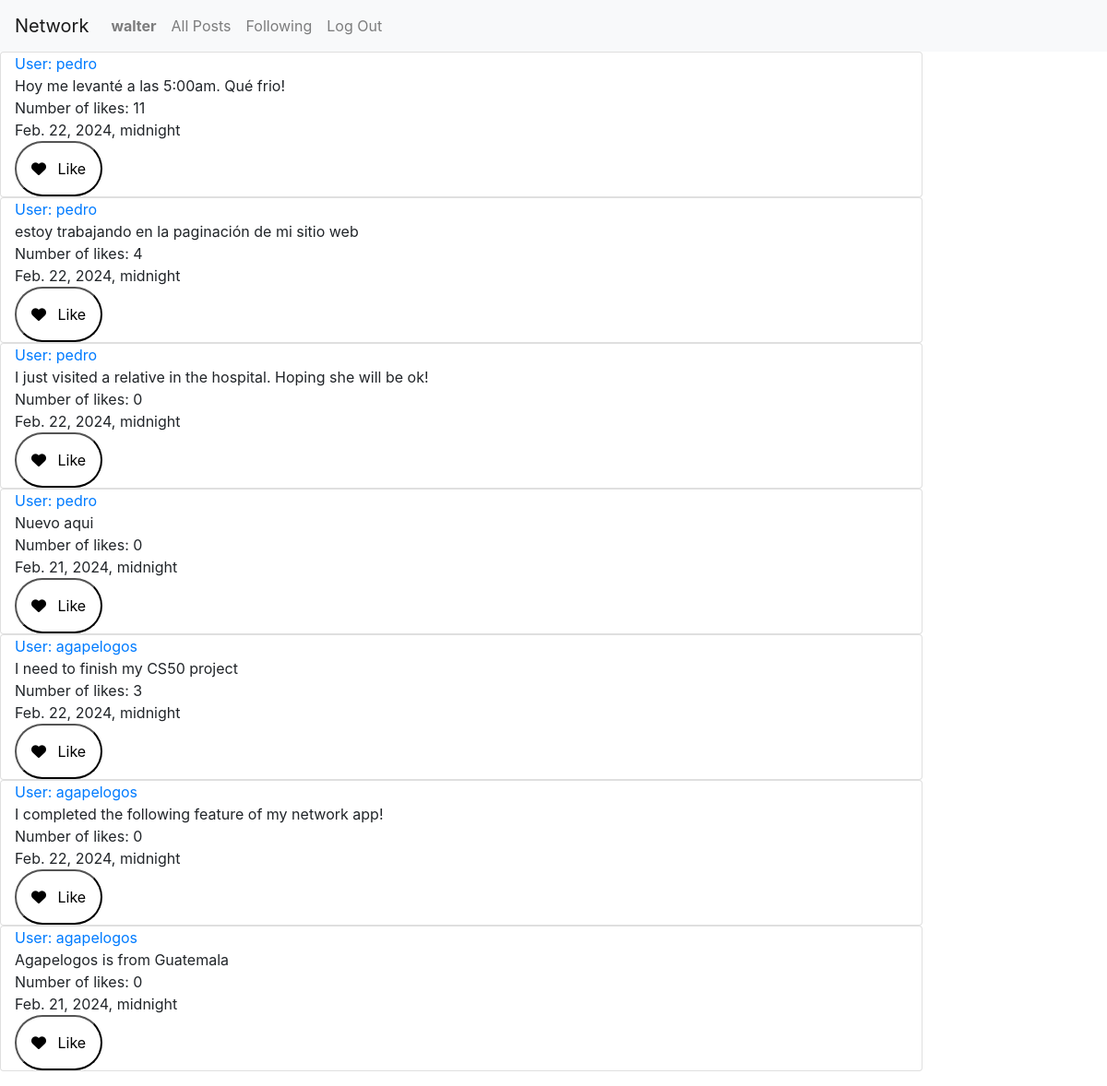
Before: /following (signed in) with the older database file.
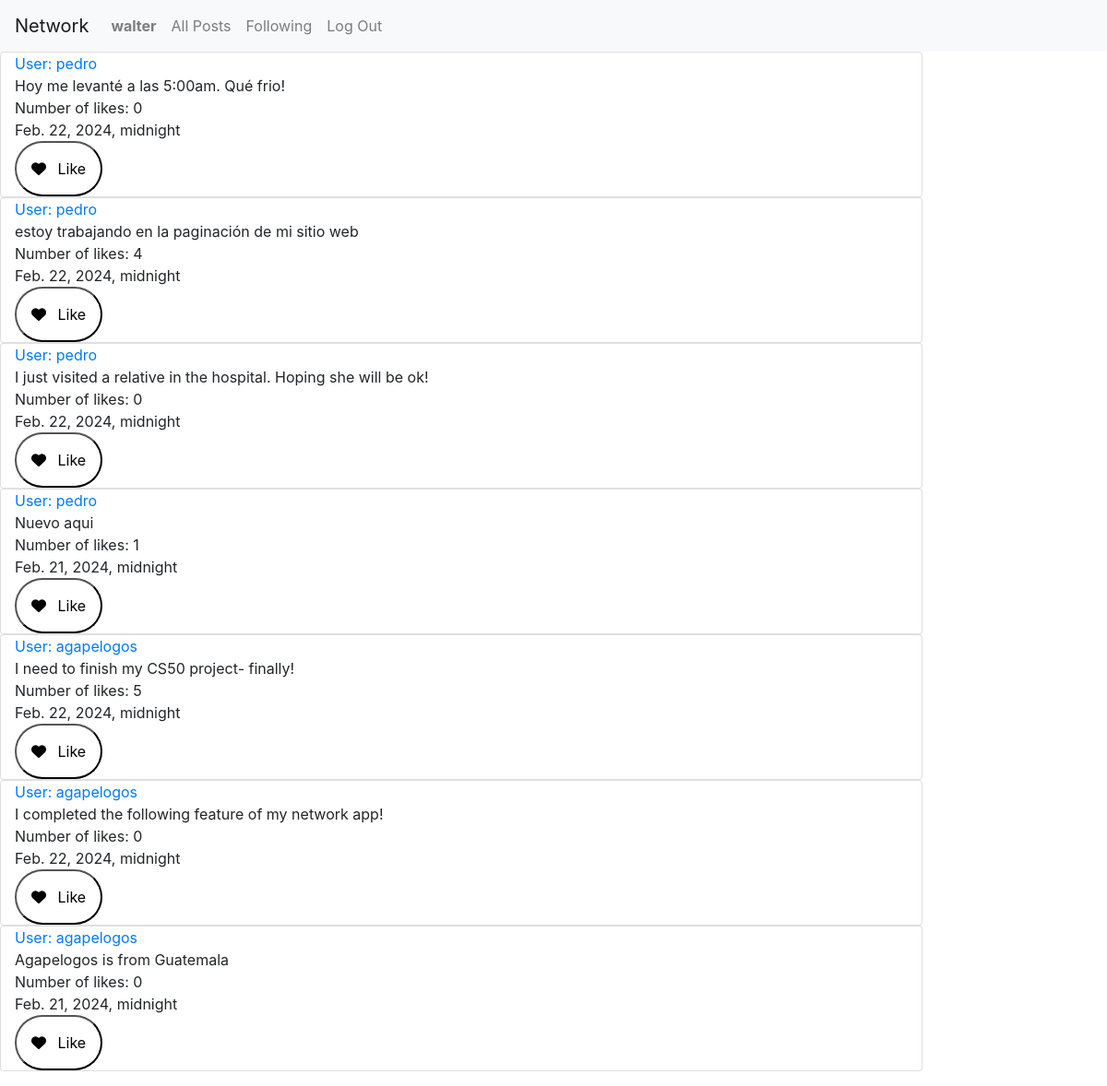
After: the same page with the newer database file.
### network/models.py (models this page shows, shortened)
class Post(models.Model):
    user = models.ForeignKey(User, on_delete=models.CASCADE, blank=True, null=True, related_name="poster")
    post = models.CharField(max_length=64)
    date = models.DateTimeField()
    likes = models.IntegerField(default=0)
    liked = models.BooleanField(default=False)

class User(AbstractUser):
    pass
    def __str__(self):
        return self.username

### network/views.py (the view)
# urls.py: path("following", views.following, name="following"),
def following(request):
    if request.user.is_authenticated:
        followUsers = Follow.objects.filter(user=request.user.id)
        posts = Post.objects.all().order_by('-date')
        postPrint = []
        for user in followUsers:
            for post in posts:
                if user.user_follower == post.user:
                    postPrint.append(post)
        paginator = Paginator(postPrint, 10) #show 2 posts per page
        page_number = request.GET.get('page')
        page_obj = paginator.get_page(page_number)
        return render(request, "network/following.html", {
            "followUsers": followUsers,
            "posts": posts,
            "page_obj": page_obj,
        })
    else:
        return render(request, "network/index.html")

### network/templates/network/following.html (shortened to what this page needs)
{% extends "network/layout.html" %}
{% block body %}
{% if user.is_authenticated %}
<div class="mb-3">
        {% for post in page_obj %}
            <div class="card col-10">
                <div><a id="users" class="" href="{% url 'profile' user_id=post.user.id %}"> User: {{ post.user }}</a></div>
                <div id="contentIndexPost">{{ post.post }}</div>
                <div id="countLike_{{post.id}}">Number of likes: {{post.likes}}</div>
                <div>{{ post.date }}</div>
                 <div id="likeButton_{{post.id}}">
                    <button class="button button-like" onclick="likePost({{post.id}})">
                        <i class="fa fa-heart"></i>
                        <span>Like</span>
                    </button>
                </div>
            </div>
        {% endfor %}
</div>
{% endif %}
{% endblock %}

Changed rows visible on the page:
changed Post "Hoy me levanté a las 5:00am. Qué frio!": likes "11" → "0"
changed Post "Nuevo aqui": likes "0" → "1"
changed Post: post "I need to finish my CS50 project" → "I need to finish my CS50 project- finally!"; likes "3" → "5"
